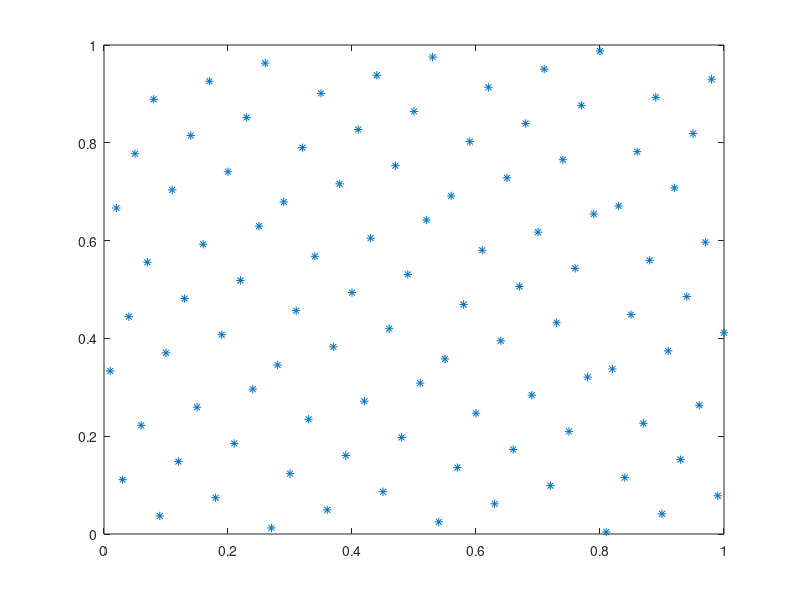

Reproduce this figure in MATLAB.
%% Hammersley set & Halton set
%2D
%Halton
halton=zeros(100,2);
hammer=zeros(100,2);
str2='';
for i=1:100
    str1=dec2base(i,3);
    l=length(str1);
    for j=1:l
        str2=[str1(j:j),str2];
    end
    halton(i,1)=base2dec(str2,3)/3^l;
    str2='';
end
hammer(:,2)=halton(:,1);

for i=1:100
    str1=dec2base(i,5);
    l=length(str1);
    for j=1:l
        str2=[str1(j:j),str2];
    end
    halton(i,2)=base2dec(str2,5)/5^l;
    str2='';
    hammer(i,1)=(i/100);
end



figure(1);
axis square;
%plot(halton(:,1),halton(:,2),'*');
plot(hammer(:,1),hammer(:,2),'*');